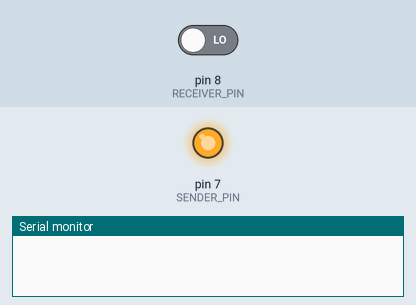
A sketch run on a simulated Arduino Uno, built with avr-gcc and run on an emulated ATmega328P. Parts: output pins drawn as LEDs (lit = HIGH), the last lines printed to the serial monitor. The inputs (shaded band) are chosen by the test bench; at power-on: pin 8 (RECEIVER_PIN) LOW. Random numbers use the default seed unless the sketch sets one.

Above: at 0.4 s.
At 31.6 s:
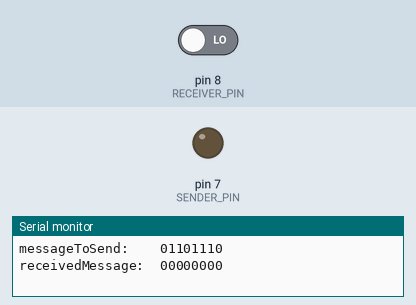
Timing chart, 0 to 80.2 s (numbered marks = the images above):
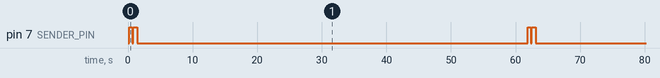

The sketch:

DataTransmission_0.2.ino
```cpp
#define TRANSMISSION_TIME 200

#define SENDER_PIN 7
#define RECEIVER_PIN 8

byte messageToSend = B01101110;
byte receivedMessage = 0;


void setup() {
  pinMode(SENDER_PIN, OUTPUT);
  pinMode(RECEIVER_PIN, INPUT);
  Serial.begin(9600);
}

void loop() {
  for (int i = 0; i < 8; i++) {
    digitalWrite(SENDER_PIN, bitRead(messageToSend, 7 - i));
    delay(10);
    receivedMessage = receivedMessage + ((0x80 >> i) * digitalRead(RECEIVER_PIN));
    delay(TRANSMISSION_TIME);
  }
  Serial.print("messageToSend:    ");
  printInBinary(messageToSend, true);
  Serial.print("receivedMessage:  ");
  printInBinary(receivedMessage, true);
  delay(60000);
}


byte method3(byte bits) {
  //Serial.println("method3:");
  for (int i = 7; i >= 0; i--) {
    byte tempRandom = random(0,2);
    //Serial.print(tempRandom);
    //Serial.print("  ---  ");
    bits = bits + (tempRandom << i);
    //printInBinary(bits, true);
  }
  return bits;
}

byte method2(byte bits) {
  //Serial.println("method2:");
  for (int i = 0; i < 8; i++) {
    byte tempRandom = random(0,2);
    //Serial.print(tempRandom);
    //Serial.print("  ---  ");
    bits = bits + ((0x80 >> i) * tempRandom);
    //printInBinary(bits, true);
  }
  return bits;
}

byte method1(byte bits) {
  //Serial.println("method1:");
  for (int i = 0; i < 8; i++) {
    bits = bits << 1;       //bitshift to the left
    //printInBinary(bits, false);
    bits = bits + random(0,2);
    //Serial.print("  ---  ");
    //printInBinary(bits, true);
  }
  return bits;
}


void printInBinary(byte byteToPrint, bool line) {
  for (int i = 7; i >= 0; i--) {
    Serial.print(bitRead(byteToPrint, i));
  }
  if (line) {
      Serial.println();
  }
}
```

Measured:
- by itself, pin 7 (SENDER_PIN): repeats every 61.7 s: LOW 0.21 s, HIGH 0.63 s, LOW 60.4 s, HIGH 0.42 s
- by itself, everything shown: repeats every 61.7 s, in 4 steps
